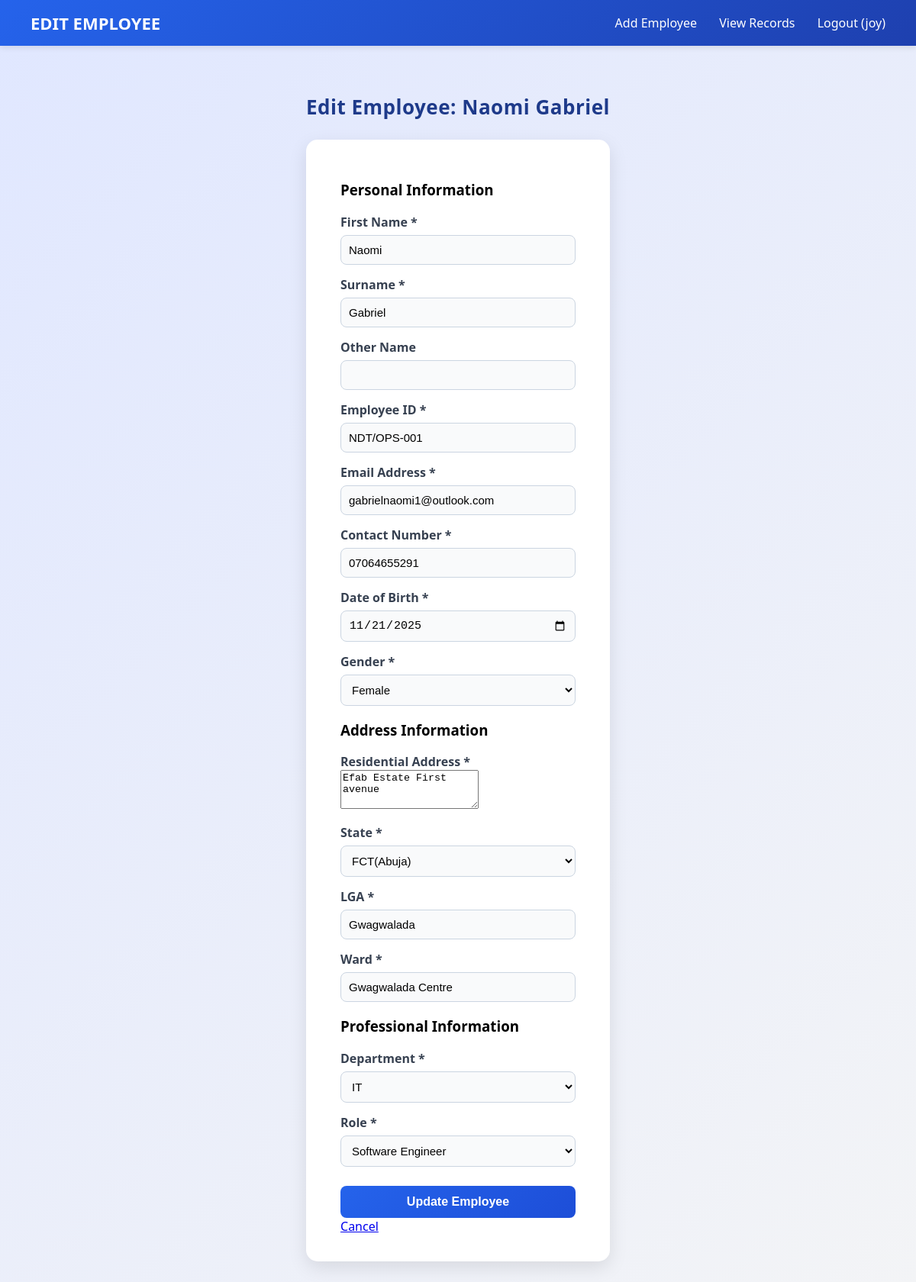
/employee/edit/5/ (signed in), run on the app's committed database.
### employees/models.py (models this page shows, shortened)
class Employee(models.Model):
    first_name = models.CharField(max_length=100)
    surname = models.CharField(max_length=100)  # Changed from last_name to match form
    other_name = models.CharField(max_length=100, blank=True, null=True)
    employee_id = models.CharField(max_length=50, unique=True)  # NEW field
    email = models.EmailField(unique=True)
    contact_number = models.CharField(max_length=20)  # NEW field
    date_of_birth = models.DateField()
    address = models.TextField()  # NEW field
    GENDER_CHOICES = [
        ('Male', 'Male'),
        ('Female', 'Female'),
    ]
    gender = models.CharField(max_length=10, choices=GENDER_CHOICES)
    state = models.CharField(max_length=100)
    lga = models.CharField(max_length=100)  # Local Government Area
    ward = models.CharField(max_length=100)
    department = models.CharField(max_length=100)
    role = models.CharField(max_length=100)
    profile_picture = models.ImageField(
        upload_to='profile_pictures/',
        blank=True,
        null=True,
        verbose_name='Profile Picture'
    )
    created_at = models.DateTimeField(auto_now_add=True)
    updated_at = models.DateTimeField(auto_now=True)
    class Meta:
        db_table = 'employees'
        ordering = ['-created_at']  # Newest records first by default

### employees/views.py (the view)
    def _wrapped_view(request, *args, **kwargs):
        if not request.user.is_superuser:
            return redirect('access_denied')
        return view_func(request, *args, **kwargs)

### employees/views.py (called while the page is built, shortened)
def superuser_required(view_func):
    def _wrapped_view(request, *args, **kwargs):
        if not request.user.is_superuser:
            return redirect('access_denied')
        return view_func(request, *args, **kwargs)
    return _wrapped_view

@login_required
@superuser_required
def edit_employee(request, employee_id):
    employee = get_object_or_404(Employee, id=employee_id)
    return render(request, 'employees/edit_form.html', {'employee': employee})

### employees/templates/employees/edit_form.html (shortened to what this page needs)
<!DOCTYPE html>
<html lang="en">
<head>
    {% load static %}
    <link rel="stylesheet" href="{% static 'css/form.css' %}">
</head>
<body>
    <header class="navbar">
        <h1>EDIT EMPLOYEE</h1>
        <nav>
            <a href="{% url 'employee_form' %}">Add Employee</a>
            <a href="{% url 'view_records' %}">View Records</a>
            {% if user.is_authenticated %}
                <a href="{% url 'logout' %}">Logout ({{ user.username }})</a>
            {% endif %}
        </nav>
    </header>
    <main class="form-page">
        <div class="form-container">
            <h2>Edit Employee: {{ employee.first_name }} {{ employee.surname }}</h2>
            <form method="POST" class="employee-form">
                <div class="form-section">
                    <h3>Personal Information</h3>
                    <div class="form-row">
                        <div class="form-group">
                            <label for="firstname">First Name *</label>
                            <input type="text" id="firstname" name="firstname" value="{{ employee.first_name }}" required>
                        </div>
                        <div class="form-group">
                            <label for="surname">Surname *</label>
                            <input type="text" id="surname" name="surname" value="{{ employee.surname }}" required>
                        </div>
                    </div>
                    <div class="form-row">
                        <div class="form-group">
                            <label for="othername">Other Name</label>
                            <input type="text" id="othername" name="othername" value="{{ employee.other_name|default:'' }}">
                        </div>
                        <div class="form-group">
                            <label for="employeeid">Employee ID *</label>
                            <input type="text" id="employeeid" name="employeeid" value="{{ employee.employee_id }}" required>
                        </div>
                    </div>
                    <div class="form-row">
                        <div class="form-group">
                            <label for="email">Email Address *</label>
                            <input type="email" id="email" name="email" value="{{ employee.email }}" required>
                        </div>
                        <div class="form-group">
                            <label for="contactnumber">Contact Number *</label>
                            <input type="tel" id="contactnumber" name="contactnumber" value="{{ employee.contact_number }}" required>
                        </div>
                    </div>
                    <div class="form-row">
                        <div class="form-group">
                            <label for="dob">Date of Birth *</label>
                            <input type="date" id="dob" name="dob" value="{{ employee.date_of_birth|date:'Y-m-d' }}" required>
                        </div>
                        <div class="form-group">
                            <label for="gender">Gender *</label>
                            <select id="gender" name="gender" required>
                                <option value="Female" {% if employee.gender == 'Female' %}selected{% endif %}>Female</option>
                            </select>
                        </div>
                    </div>
                </div>
                <div class="form-section">
                    <h3>Address Information</h3>
                    <div class="form-group">
                        <label for="address">Residential Address *</label>
                        <textarea id="address" name="address" rows="3" required>{{ employee.address }}</textarea>
                    </div>
                    <div class="form-row">
                        <div class="form-group">
                            <label for="state">State *</label>
                            <select id="state" name="state" required>
                                <option value="FCT(Abuja)" {% if employee.state == 'FCT(Abuja)' %}selected{% endif %}>FCT(Abuja)</option>
                            </select>
                        </div>
                        <div class="form-group">
                            <label for="lga">LGA *</label>
                            <input type="text" id="lga" name="lga" value="{{ employee.lga }}" required>
                        </div>
                        <div class="form-group">
                            <label for="ward">Ward *</label>
                            <input type="text" id="ward" name="ward" value="{{ employee.ward }}" required>
                        </div>
                    </div>
                </div>
                <div class="form-section">
                    <h3>Professional Information</h3>
                    <div class="form-row">
                        <div class="form-group">
                            <label for="department">Department *</label>
                            <select id="department" name="department" required>
                                <option value="IT" {% if employee.department == 'IT' %}selected{% endif %}>IT</option>
                            </select>
                        </div>
                        <div class="form-group">
                            <label for="role">Role *</label>
                            <select id="role" name="role" required>
                                <option value="Software Engineer" {% if employee.role == 'Software Engineer' %}selected{% endif %}>Software Engineer</option>
                            </select>
                        </div>
                    </div>
                </div>
                <div class="form-actions">
                    <button type="submit" class="submit-btn">Update Employee</button>
                    <a href="{% url 'view_records' %}" class="cancel-btn">Cancel</a>
                </div>
            </form>
        </div>
    </main>
</body>
</html>

### employees/static/css/form.css (style rules this page uses)
*, *::before, *::after { box-sizing: border-box; }
body { font-family: 'Segoe UI', Tahoma, Geneva, Verdana, sans-serif; background: linear-gradient(135deg, #e0e7ff, #f3f4f6); margin: 0; padding: 0; min-height: 100vh; display: flex; flex-direction: column; align-items: center; }
.navbar { width: 100%; background: linear-gradient(135deg, #2563eb, #1e40af); color: #fff; display: flex; justify-content: space-between; align-items: center; padding: 15px 40px; box-shadow: 0 2px 8px rgba(0, 0, 0, 0.1); position: sticky; top: 0; z-index: 9999; flex-wrap: wrap; gap: 10px; }
.navbar h1 { font-size: 22px; margin: 0; font-weight: 600; }
.navbar nav a { color: white; text-decoration: none; margin-left: 25px; font-weight: 500; transition: color 0.3s ease; pointer-events: auto; }
main { flex-grow: 1; width: 100%; display: flex; justify-content: center; align-items: flex-start; padding: 40px 20px; }
form { background: #ffffff; padding: 35px 45px; border-radius: 15px; box-shadow: 0 8px 25px rgba(0, 0, 0, 0.1); width: 100%; max-width: 600px; transition: transform 0.3s ease, box-shadow 0.3s ease; }
h2 { text-align: center; color: #1e3a8a; font-size: 26px; margin-bottom: 25px; letter-spacing: 0.5px; }
label { display: block; margin-top: 15px; font-weight: 600; color: #374151; }
input, select { width: 100%; padding: 10px; margin-top: 6px; border-radius: 8px; border: 1px solid #cbd5e1; background-color: #f9fafb; font-size: 15px; transition: border-color 0.2s, box-shadow 0.2s; }
button { margin-top: 25px; padding: 12px; background: linear-gradient(135deg, #2563eb, #1d4ed8); color: white; border: none; border-radius: 8px; cursor: pointer; width: 100%; font-size: 16px; font-weight: 600; transition: background 0.3s ease, transform 0.2s ease; }

### data on the page
Employee: first_name "Naomi", surname "Gabriel", firstname "Naomi", employeeid "NDT/OPS-001", email "gabrielnaomi1@outlook.com", contactnumber "07064655291", dob "11/21/2025", gender "Female", address "Efab Estate First avenue", state "FCT(Abuja)", lga "Gwagwalada", ward "Gwagwalada Centre", department "IT", role "Software Engineer"

### other printed values
{{ user.username }} "joy"
